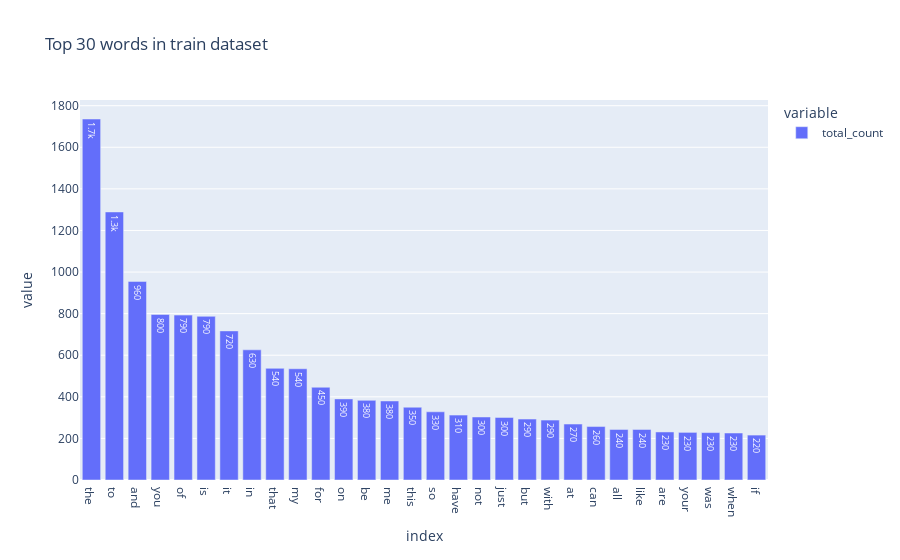

Notebook code for this chart:
### Markdown cell above
## Exercise 1 
Plot word frequency for Top 30 words in both train and test dataset. (Hint: refer to DM lab 1)

### Code cell
# Answer here
count_vect = CountVectorizer()
X_counts = count_vect.fit_transform(train_df.text)

freq_df = pd.DataFrame(X_counts.toarray())
freq_df.columns = count_vect.get_feature_names_out()
plot_df = freq_df.T                                              # So each column is one document, and each row is a word
plot_df['total_count'] = plot_df.sum(axis=1)
plot_df = plot_df.sort_values(by='total_count', ascending=False) # Here we get the sorted total_count
plot_sr = plot_df['total_count']                                 # Extract the total_count to plot

# Then we plot the top 30 frequent terms in bar plot
fig = px.bar(plot_sr[:30], text_auto='.2s', title='Top 30 words in train dataset')
fig.show()

### Figure 1 — Plotly figure (JSON) as saved in the notebook; plotly's stock layout.template omitted (floating-point values rounded to 4 significant figures)
{"data": [{"alignmentgroup": "True", "hovertemplate": "variable=total_count<br>index=%{x}<br>value=%{y}<extra></extra>", "legendgroup": "total_count", "marker": {"color": "#636efa", "pattern": {"shape": ""}}, "name": "total_count", "offsetgroup": "total_count", "orientation": "v", "showlegend": true, "textposition": "auto", "texttemplate": "%{y:.2s}", "type": "bar", "x": ["the", "to", "and", "you", "of", "is", "it", "in", "that", "my", "for", "on", "be", "me", "this", "so", "have", "not", "just", "but", "with", "at", "can", "all", "like", "are", "your", "was", "when", "if"], "xaxis": "x", "y": [1736, 1289, 955, 796, 793, 787, 717, 626, 537, 535, 446, 390, 383, 380, 350, 328, 312, 303, 301, 293, 288, 269, 257, 243, 243, 231, 229, 228, 226, 216], "yaxis": "y"}], "layout": {"autosize": true, "barmode": "relative", "legend": {"title": {"text": "variable"}, "tracegroupgap": 0}, "title": {"text": "Top 30 words in train dataset"}, "xaxis": {"anchor": "y", "autorange": true, "domain": [0, 1], "range": [-0.5, 29.5], "title": {"text": "index"}, "type": "category"}, "yaxis": {"anchor": "x", "autorange": true, "domain": [0, 1], "range": [0, 1827.0], "title": {"text": "value"}, "type": "linear"}}}
